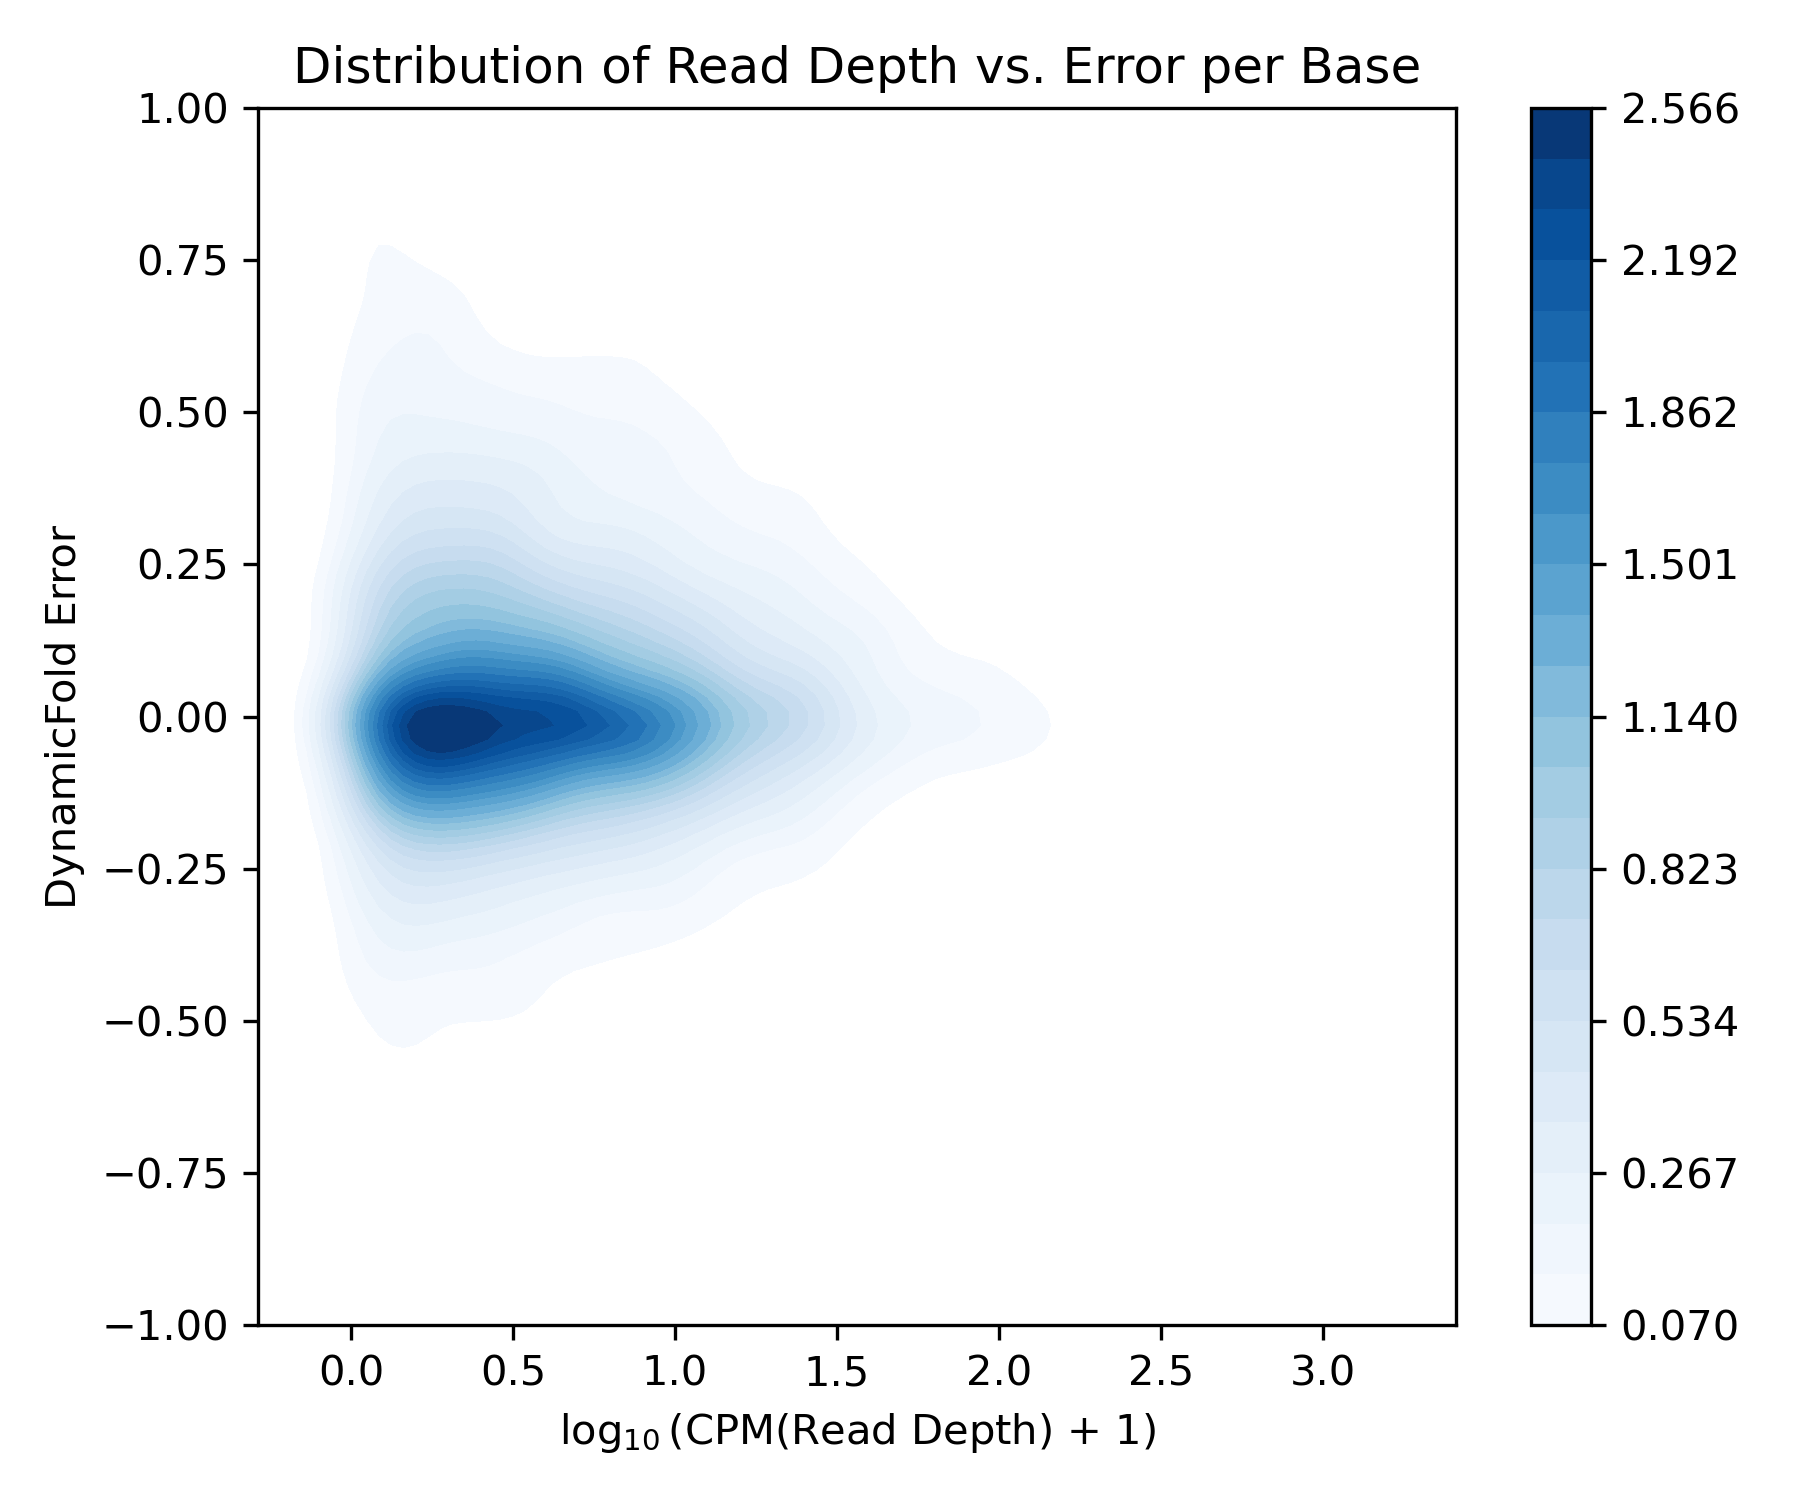

The Python source for this figure:
import matplotlib.pyplot as plt
import pandas as pd
import numpy as np
import seaborn as sns
import sys
import orjson

data_csv = sys.argv[1]
bootstrap_size = int(sys.argv[2])
levels = int(sys.argv[3])
grid_size = int(sys.argv[4])
output_plot = sys.argv[5]

data = pd.read_csv(data_csv)
dynamic_error = list()
read_depth = list()
for _, row in data.iterrows():
    reactivity = np.array(orjson.loads(row["RT"]))
    dynamic_prediction = np.array(orjson.loads(row["Predictions"]))
    dynamic_error.extend((reactivity - dynamic_prediction).tolist())
    read_depth.extend(orjson.loads(row["RD"]))

indices = list(range(len(dynamic_error)))
indices = np.random.choice(indices, size=bootstrap_size, replace=True)
read_depth_sample = np.array(read_depth)[indices]
error_sample = np.array(dynamic_error)[indices]

plt.figure(figsize=(6, 5), dpi=300)
sns.kdeplot(x=read_depth_sample, y=error_sample, fill=True, levels=levels, cbar=True, cmap=sns.color_palette("Blues", as_cmap=True), gridsize=grid_size)
plt.ylim((-1, 1))
plt.xlabel(r"$\log_{10}$(CPM(Read Depth) + 1)")
plt.ylabel("DynamicFold Error")
plt.title("Distribution of Read Depth vs. Error per Base")
plt.tight_layout()
plt.savefig(output_plot)
